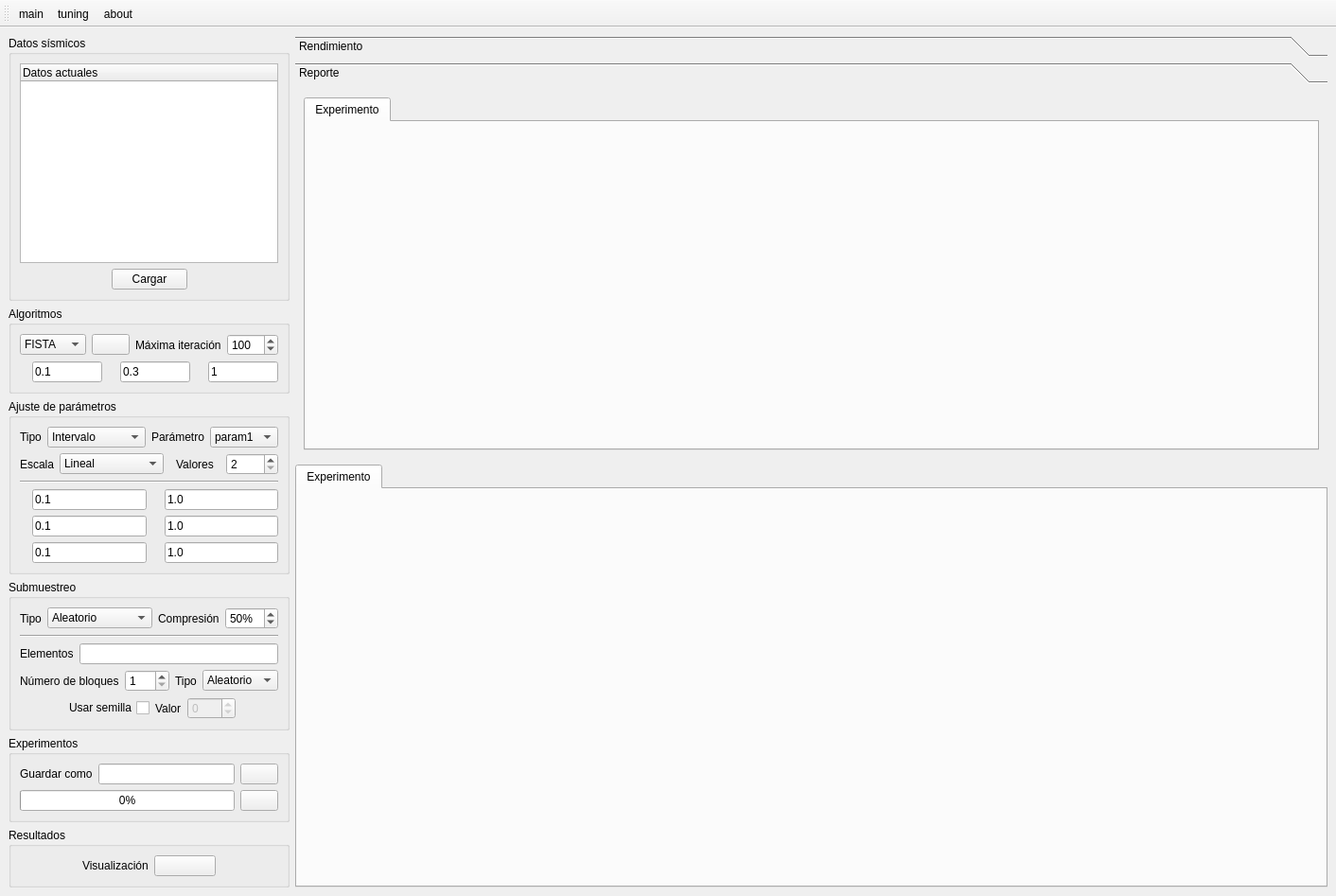
<?xml version="1.0" encoding="UTF-8"?>
<ui version="4.0">
 <class>mainWindow</class>
 <widget class="QMainWindow" name="mainWindow">
  <property name="geometry">
   <rect>
    <x>0</x>
    <y>0</y>
    <width>1412</width>
    <height>947</height>
   </rect>
  </property>
  <property name="windowTitle">
   <string>ReDs</string>
  </property>
  <property name="windowIcon">
   <iconset resource="../assets/assets.qrc">
    <normaloff>:/icons/icons/g868.ico</normaloff>:/icons/icons/g868.ico</iconset>
  </property>
  <widget class="QWidget" name="centralwidget">
   <layout class="QHBoxLayout" name="centralWidgetHLayout" stretch="3,30">
    <item>
     <layout class="QVBoxLayout" name="mainLayout" stretch="0,0,0,0,0,0">
      <item>
       <widget class="QGroupBox" name="inputGroupBox">
        <property name="title">
         <string>Datos sísmicos</string>
        </property>
        <layout class="QVBoxLayout" name="inputGroupBoxVLayout">
         <item>
          <widget class="QTreeWidget" name="dataTreeWidget">
           <column>
            <property name="text">
             <string>Datos actuales</string>
            </property>
           </column>
          </widget>
         </item>
         <item>
          <layout class="QHBoxLayout" name="inputHLayout">
           <item>
            <spacer name="loadHSpacer1">
             <property name="orientation">
              <enum>Qt::Horizontal</enum>
             </property>
             <property name="sizeHint" stdset="0">
              <size>
               <width>13</width>
               <height>20</height>
              </size>
             </property>
            </spacer>
           </item>
           <item>
            <widget class="QPushButton" name="loadPushButton">
             <property name="text">
              <string>Cargar</string>
             </property>
            </widget>
           </item>
           <item>
            <spacer name="loadHSpacer2">
             <property name="orientation">
              <enum>Qt::Horizontal</enum>
             </property>
             <property name="sizeHint" stdset="0">
              <size>
               <width>13</width>
               <height>20</height>
              </size>
             </property>
            </spacer>
           </item>
          </layout>
         </item>
        </layout>
       </widget>
      </item>
      <item>
       <widget class="QGroupBox" name="algorithmGroupBox">
        <property name="title">
         <string>Algoritmos</string>
        </property>
        <layout class="QVBoxLayout" name="algorithmGroupVLayout">
         <item>
          <layout class="QHBoxLayout" name="algorithmHLayout" stretch="5,0,0,0">
           <item>
            <widget class="QComboBox" name="algorithmComboBox">
             <item>
              <property name="text">
               <string>FISTA</string>
              </property>
             </item>
             <item>
              <property name="text">
               <string>GAP</string>
              </property>
             </item>
             <item>
              <property name="text">
               <string>TwIST</string>
              </property>
             </item>
             <item>
              <property name="text">
               <string>ADMM</string>
              </property>
             </item>
            </widget>
           </item>
           <item>
            <widget class="QPushButton" name="algorithmPushButton">
             <property name="enabled">
              <bool>true</bool>
             </property>
             <property name="toolTip">
              <string>Ver ecuación</string>
             </property>
             <property name="autoFillBackground">
              <bool>false</bool>
             </property>
             <property name="text">
              <string/>
             </property>
             <property name="icon">
              <iconset resource="../assets/assets.qrc">
               <normaloff>:/icons/icons/view.png</normaloff>:/icons/icons/view.png</iconset>
             </property>
            </widget>
           </item>
           <item>
            <widget class="QLabel" name="maxiterLabel">
             <property name="text">
              <string>Máxima iteración</string>
             </property>
            </widget>
           </item>
           <item>
            <widget class="QSpinBox" name="maxiterSpinBox">
             <property name="minimum">
              <number>1</number>
             </property>
             <property name="maximum">
              <number>9999</number>
             </property>
             <property name="value">
              <number>100</number>
             </property>
            </widget>
           </item>
          </layout>
         </item>
         <item>
          <layout class="QHBoxLayout" name="paramsHLayout">
           <item>
            <widget class="QLabel" name="param1Label">
             <property name="text">
              <string/>
             </property>
             <property name="textFormat">
              <enum>Qt::AutoText</enum>
             </property>
             <property name="pixmap">
              <pixmap resource="../assets/assets.qrc">:/parameters/parameters/lambda.png</pixmap>
             </property>
             <property name="scaledContents">
              <bool>true</bool>
             </property>
             <property name="wordWrap">
              <bool>false</bool>
             </property>
             <property name="margin">
              <number>0</number>
             </property>
             <property name="indent">
              <number>-1</number>
             </property>
            </widget>
           </item>
           <item>
            <widget class="QLineEdit" name="param1LineEdit">
             <property name="text">
              <string>0.1</string>
             </property>
            </widget>
           </item>
           <item>
            <widget class="QLabel" name="param2Label">
             <property name="enabled">
              <bool>true</bool>
             </property>
             <property name="sizePolicy">
              <sizepolicy hsizetype="Preferred" vsizetype="Preferred">
               <horstretch>0</horstretch>
               <verstretch>0</verstretch>
              </sizepolicy>
             </property>
             <property name="text">
              <string/>
             </property>
             <property name="pixmap">
              <pixmap resource="../assets/assets.qrc">:/parameters/parameters/mu.png</pixmap>
             </property>
             <property name="scaledContents">
              <bool>true</bool>
             </property>
            </widget>
           </item>
           <item>
            <widget class="QLineEdit" name="param2LineEdit">
             <property name="text">
              <string>0.3</string>
             </property>
            </widget>
           </item>
           <item>
            <widget class="QLabel" name="param3Label">
             <property name="text">
              <string/>
             </property>
             <property name="pixmap">
              <pixmap resource="../assets/assets.qrc">:/parameters/parameters/rho.png</pixmap>
             </property>
            </widget>
           </item>
           <item>
            <widget class="QLineEdit" name="param3LineEdit">
             <property name="text">
              <string>1</string>
             </property>
            </widget>
           </item>
          </layout>
         </item>
        </layout>
       </widget>
      </item>
      <item>
       <widget class="QGroupBox" name="tuningGroupBox">
        <property name="title">
         <string>Ajuste de parámetros</string>
        </property>
        <layout class="QVBoxLayout" name="tuningGroupBoxVLayout">
         <item>
          <layout class="QHBoxLayout" name="paramTypeHLayout" stretch="0,4,0,0">
           <item>
            <widget class="QLabel" name="paramTuningLabel">
             <property name="text">
              <string>Tipo</string>
             </property>
            </widget>
           </item>
           <item>
            <widget class="QComboBox" name="paramTuningComboBox">
             <item>
              <property name="text">
               <string>Intervalo</string>
              </property>
             </item>
             <item>
              <property name="text">
               <string>Lista</string>
              </property>
             </item>
            </widget>
           </item>
           <item>
            <widget class="QLabel" name="paramLabel">
             <property name="text">
              <string>Parámetro</string>
             </property>
            </widget>
           </item>
           <item>
            <widget class="QComboBox" name="paramComboBox">
             <property name="currentText">
              <string>param1</string>
             </property>
             <item>
              <property name="text">
               <string>param1</string>
              </property>
             </item>
             <item>
              <property name="text">
               <string>param2</string>
              </property>
             </item>
             <item>
              <property name="text">
               <string>param3</string>
              </property>
             </item>
            </widget>
           </item>
          </layout>
         </item>
         <item>
          <layout class="QHBoxLayout" name="paramValueHLayout" stretch="1,4,2,2">
           <property name="spacing">
            <number>6</number>
           </property>
           <property name="topMargin">
            <number>0</number>
           </property>
           <item>
            <widget class="QLabel" name="scaleLabel">
             <property name="text">
              <string>Escala</string>
             </property>
            </widget>
           </item>
           <item>
            <widget class="QComboBox" name="scaleComboBox">
             <item>
              <property name="text">
               <string>Lineal</string>
              </property>
             </item>
             <item>
              <property name="text">
               <string>Logarítmica</string>
              </property>
             </item>
            </widget>
           </item>
           <item>
            <widget class="QLabel" name="paramValuesLabel">
             <property name="text">
              <string>Valores</string>
             </property>
             <property name="alignment">
              <set>Qt::AlignCenter</set>
             </property>
            </widget>
           </item>
           <item>
            <widget class="QSpinBox" name="paramValuesSpinBox">
             <property name="suffix">
              <string/>
             </property>
             <property name="prefix">
              <string/>
             </property>
             <property name="minimum">
              <number>2</number>
             </property>
             <property name="maximum">
              <number>999</number>
             </property>
            </widget>
           </item>
          </layout>
         </item>
         <item>
          <widget class="Line" name="algorithmHLine">
           <property name="orientation">
            <enum>Qt::Horizontal</enum>
           </property>
          </widget>
         </item>
         <item>
          <layout class="QHBoxLayout" name="param1HLayout">
           <item>
            <widget class="QLabel" name="param1InitLabel">
             <property name="text">
              <string/>
             </property>
             <property name="pixmap">
              <pixmap resource="../assets/assets.qrc">:/parameters/parameters/lambda_init.png</pixmap>
             </property>
            </widget>
           </item>
           <item>
            <widget class="QLineEdit" name="param1InitLineEdit">
             <property name="text">
              <string>0.1</string>
             </property>
            </widget>
           </item>
           <item>
            <widget class="QLabel" name="param1EndLabel">
             <property name="text">
              <string/>
             </property>
             <property name="pixmap">
              <pixmap resource="../assets/assets.qrc">:/parameters/parameters/lambda_end.png</pixmap>
             </property>
            </widget>
           </item>
           <item>
            <widget class="QLineEdit" name="param1EndLineEdit">
             <property name="text">
              <string>1.0</string>
             </property>
            </widget>
           </item>
          </layout>
         </item>
         <item>
          <layout class="QHBoxLayout" name="param2HLayout">
           <item>
            <widget class="QLabel" name="param2InitLabel">
             <property name="text">
              <string/>
             </property>
             <property name="pixmap">
              <pixmap resource="../assets/assets.qrc">:/parameters/parameters/mu_init.png</pixmap>
             </property>
            </widget>
           </item>
           <item>
            <widget class="QLineEdit" name="param2InitLineEdit">
             <property name="text">
              <string>0.1</string>
             </property>
            </widget>
           </item>
           <item>
            <widget class="QLabel" name="param2EndLabel">
             <property name="text">
              <string/>
             </property>
             <property name="pixmap">
              <pixmap resource="../assets/assets.qrc">:/parameters/parameters/mu_end.png</pixmap>
             </property>
            </widget>
           </item>
           <item>
            <widget class="QLineEdit" name="param2EndLineEdit">
             <property name="text">
              <string>1.0</string>
             </property>
            </widget>
           </item>
          </layout>
         </item>
         <item>
          <layout class="QHBoxLayout" name="param3HLayout">
           <item>
            <widget class="QLabel" name="param3InitLabel">
             <property name="text">
              <string/>
             </property>
             <property name="pixmap">
              <pixmap resource="../assets/assets.qrc">:/parameters/parameters/rho_init.png</pixmap>
             </property>
            </widget>
           </item>
           <item>
            <widget class="QLineEdit" name="param3InitLineEdit">
             <property name="text">
              <string>0.1</string>
             </property>
            </widget>
           </item>
           <item>
            <widget class="QLabel" name="param3EndLabel">
             <property name="text">
              <string/>
             </property>
             <property name="pixmap">
              <pixmap resource="../assets/assets.qrc">:/parameters/parameters/rho_end.png</pixmap>
             </property>
            </widget>
           </item>
           <item>
            <widget class="QLineEdit" name="param3EndLineEdit">
             <property name="text">
              <string>1.0</string>
             </property>
            </widget>
           </item>
          </layout>
         </item>
        </layout>
       </widget>
      </item>
      <item>
       <widget class="QGroupBox" name="samplingGroupBox">
        <property name="title">
         <string>Submuestreo</string>
        </property>
        <layout class="QVBoxLayout" name="samplingGroupBoxVLayout">
         <item>
          <layout class="QHBoxLayout" name="samplingHLayout" stretch="0,4,0,2">
           <item>
            <widget class="QLabel" name="samplingTypeLabel">
             <property name="text">
              <string>Tipo</string>
             </property>
            </widget>
           </item>
           <item>
            <widget class="QComboBox" name="samplingTypeComboBox">
             <item>
              <property name="text">
               <string>Aleatorio</string>
              </property>
             </item>
             <item>
              <property name="text">
               <string>Uniforme</string>
              </property>
             </item>
             <item>
              <property name="text">
               <string>Jitter</string>
              </property>
             </item>
             <item>
              <property name="text">
               <string>Lista</string>
              </property>
             </item>
            </widget>
           </item>
           <item>
            <widget class="QLabel" name="compressLabel">
             <property name="text">
              <string>Compresión</string>
             </property>
            </widget>
           </item>
           <item>
            <widget class="QSpinBox" name="compressSpinBox">
             <property name="suffix">
              <string>%</string>
             </property>
             <property name="prefix">
              <string/>
             </property>
             <property name="minimum">
              <number>1</number>
             </property>
             <property name="maximum">
              <number>99</number>
             </property>
             <property name="value">
              <number>50</number>
             </property>
            </widget>
           </item>
          </layout>
         </item>
         <item>
          <widget class="Line" name="samplingHLine">
           <property name="orientation">
            <enum>Qt::Horizontal</enum>
           </property>
          </widget>
         </item>
         <item>
          <layout class="QHBoxLayout" name="elementHLayout">
           <item>
            <widget class="QLabel" name="elementLabel">
             <property name="text">
              <string>Elementos</string>
             </property>
            </widget>
           </item>
           <item>
            <widget class="QLineEdit" name="elementLineEdit"/>
           </item>
          </layout>
         </item>
         <item>
          <layout class="QHBoxLayout" name="jitterHLayout" stretch="0,0,0,1">
           <item>
            <widget class="QLabel" name="jitterBlockLabel">
             <property name="text">
              <string>Número de bloques</string>
             </property>
            </widget>
           </item>
           <item>
            <widget class="QSpinBox" name="jitterBlockSpinBox">
             <property name="suffix">
              <string/>
             </property>
             <property name="prefix">
              <string/>
             </property>
             <property name="minimum">
              <number>1</number>
             </property>
             <property name="maximum">
              <number>999</number>
             </property>
            </widget>
           </item>
           <item>
            <widget class="QLabel" name="jitterTypeLabel">
             <property name="layoutDirection">
              <enum>Qt::LeftToRight</enum>
             </property>
             <property name="text">
              <string>Tipo</string>
             </property>
             <property name="wordWrap">
              <bool>false</bool>
             </property>
            </widget>
           </item>
           <item>
            <widget class="QComboBox" name="jitterComboBox">
             <item>
              <property name="text">
               <string>Aleatorio</string>
              </property>
             </item>
             <item>
              <property name="text">
               <string>Uniforme</string>
              </property>
             </item>
            </widget>
           </item>
          </layout>
         </item>
         <item>
          <layout class="QHBoxLayout" name="sdHLayout">
           <item>
            <spacer name="seedHSpacer1">
             <property name="orientation">
              <enum>Qt::Horizontal</enum>
             </property>
             <property name="sizeHint" stdset="0">
              <size>
               <width>40</width>
               <height>20</height>
              </size>
             </property>
            </spacer>
           </item>
           <item>
            <layout class="QHBoxLayout" name="seedHLayout">
             <item>
              <widget class="QCheckBox" name="seedCheckBox">
               <property name="layoutDirection">
                <enum>Qt::RightToLeft</enum>
               </property>
               <property name="text">
                <string>Usar semilla</string>
               </property>
              </widget>
             </item>
             <item>
              <widget class="QLabel" name="seedLabel">
               <property name="text">
                <string>Valor</string>
               </property>
              </widget>
             </item>
             <item>
              <widget class="QSpinBox" name="seedSpinBox">
               <property name="enabled">
                <bool>false</bool>
               </property>
               <property name="suffix">
                <string/>
               </property>
               <property name="prefix">
                <string/>
               </property>
               <property name="minimum">
                <number>-999</number>
               </property>
               <property name="maximum">
                <number>999</number>
               </property>
              </widget>
             </item>
            </layout>
           </item>
           <item>
            <spacer name="seedHSpacer2">
             <property name="orientation">
              <enum>Qt::Horizontal</enum>
             </property>
             <property name="sizeHint" stdset="0">
              <size>
               <width>40</width>
               <height>20</height>
              </size>
             </property>
            </spacer>
           </item>
          </layout>
         </item>
        </layout>
       </widget>
      </item>
      <item>
       <widget class="QGroupBox" name="runGroupBox">
        <property name="title">
         <string>Experimentos</string>
        </property>
        <layout class="QVBoxLayout" name="runGroupBoxVLayout">
         <item>
          <layout class="QHBoxLayout" name="saveAsHLayout">
           <item>
            <widget class="QLabel" name="saveAsLabel">
             <property name="text">
              <string>Guardar como</string>
             </property>
            </widget>
           </item>
           <item>
            <widget class="QLineEdit" name="saveAsLineEdit"/>
           </item>
           <item>
            <widget class="QPushButton" name="saveAsPushButton">
             <property name="text">
              <string/>
             </property>
             <property name="icon">
              <iconset resource="../assets/assets.qrc">
               <normaloff>:/icons/icons/save.png</normaloff>:/icons/icons/save.png</iconset>
             </property>
            </widget>
           </item>
          </layout>
         </item>
         <item>
          <layout class="QHBoxLayout" name="startHLayout" stretch="0,0">
           <property name="spacing">
            <number>6</number>
           </property>
           <item>
            <widget class="QProgressBar" name="experimentProgressBar">
             <property name="value">
              <number>0</number>
             </property>
            </widget>
           </item>
           <item>
            <widget class="QPushButton" name="startPushButton">
             <property name="text">
              <string/>
             </property>
             <property name="icon">
              <iconset resource="../assets/assets.qrc">
               <normaloff>:/icons/icons/run.png</normaloff>:/icons/icons/run.png</iconset>
             </property>
            </widget>
           </item>
          </layout>
         </item>
        </layout>
       </widget>
      </item>
      <item>
       <widget class="QGroupBox" name="resultGroupBox">
        <property name="title">
         <string>Resultados</string>
        </property>
        <layout class="QVBoxLayout" name="resultGroupBoxHLayout">
         <item>
          <layout class="QHBoxLayout" name="resultHLayout" stretch="1,1,1,1">
           <item>
            <spacer name="resultHSpacer1">
             <property name="orientation">
              <enum>Qt::Horizontal</enum>
             </property>
             <property name="sizeHint" stdset="0">
              <size>
               <width>40</width>
               <height>20</height>
              </size>
             </property>
            </spacer>
           </item>
           <item>
            <widget class="QLabel" name="resultLabel">
             <property name="text">
              <string>Visualización</string>
             </property>
            </widget>
           </item>
           <item>
            <widget class="QPushButton" name="resultPushButton">
             <property name="autoFillBackground">
              <bool>false</bool>
             </property>
             <property name="text">
              <string/>
             </property>
             <property name="icon">
              <iconset resource="../assets/assets.qrc">
               <normaloff>:/icons/icons/report.png</normaloff>:/icons/icons/report.png</iconset>
             </property>
             <property name="autoDefault">
              <bool>false</bool>
             </property>
             <property name="default">
              <bool>false</bool>
             </property>
             <property name="flat">
              <bool>false</bool>
             </property>
            </widget>
           </item>
           <item>
            <spacer name="resultHSpacer2">
             <property name="orientation">
              <enum>Qt::Horizontal</enum>
             </property>
             <property name="sizeHint" stdset="0">
              <size>
               <width>40</width>
               <height>20</height>
              </size>
             </property>
            </spacer>
           </item>
          </layout>
         </item>
        </layout>
       </widget>
      </item>
     </layout>
    </item>
    <item>
     <layout class="QVBoxLayout" name="experimentsVLayout">
      <item>
       <widget class="QToolBox" name="resultsToolBox">
        <property name="currentIndex">
         <number>1</number>
        </property>
        <widget class="QWidget" name="performancePage">
         <property name="geometry">
          <rect>
           <x>0</x>
           <y>0</y>
           <width>1098</width>
           <height>390</height>
          </rect>
         </property>
         <attribute name="label">
          <string>Rendimiento</string>
         </attribute>
         <layout class="QVBoxLayout" name="performancePageVLayout">
          <item>
           <widget class="QTabWidget" name="performanceTabWidget">
            <property name="currentIndex">
             <number>0</number>
            </property>
            <widget class="QWidget" name="expPerformanceTab1">
             <attribute name="title">
              <string>Experimento</string>
             </attribute>
             <layout class="QHBoxLayout" name="expPerformanceTab1HLayout" stretch="9">
              <item>
               <widget class="QWidget" name="graphicPerformanceWidget" native="true">
                <layout class="QVBoxLayout" name="graphicPerformanceWidgetVLayout">
                 <property name="spacing">
                  <number>0</number>
                 </property>
                 <property name="leftMargin">
                  <number>0</number>
                 </property>
                 <property name="topMargin">
                  <number>0</number>
                 </property>
                 <property name="rightMargin">
                  <number>0</number>
                 </property>
                 <property name="bottomMargin">
                  <number>0</number>
                 </property>
                 <item>
                  <layout class="QVBoxLayout" name="graphicPerformanceVLayout">
                   <property name="spacing">
                    <number>0</number>
                   </property>
                  </layout>
                 </item>
                </layout>
               </widget>
              </item>
             </layout>
            </widget>
           </widget>
          </item>
         </layout>
        </widget>
        <widget class="QWidget" name="reportPage">
         <property name="geometry">
          <rect>
           <x>0</x>
           <y>0</y>
           <width>1098</width>
           <height>390</height>
          </rect>
         </property>
         <attribute name="label">
          <string>Reporte</string>
         </attribute>
         <layout class="QVBoxLayout" name="reportPageVLayout">
          <item>
           <widget class="QTabWidget" name="reportTabWidget">
            <property name="currentIndex">
             <number>0</number>
            </property>
            <widget class="QWidget" name="expReportTab1">
             <attribute name="title">
              <string>Experimento</string>
             </attribute>
             <layout class="QVBoxLayout" name="expReportTab1VLayout" stretch="0">
              <item>
               <widget class="QWidget" name="graphicReportWidget" native="true">
                <layout class="QVBoxLayout" name="graphicReportWidgetVLayout">
                 <property name="spacing">
                  <number>0</number>
                 </property>
                 <property name="leftMargin">
                  <number>0</number>
                 </property>
                 <property name="topMargin">
                  <number>0</number>
                 </property>
                 <property name="rightMargin">
                  <number>0</number>
                 </property>
                 <property name="bottomMargin">
                  <number>0</number>
                 </property>
                 <item>
                  <layout class="QVBoxLayout" name="graphicReportVLayout"/>
                 </item>
                </layout>
               </widget>
              </item>
             </layout>
            </widget>
           </widget>
          </item>
         </layout>
        </widget>
       </widget>
      </item>
      <item>
       <widget class="QTabWidget" name="tuningTabWidget">
        <property name="currentIndex">
         <number>0</number>
        </property>
        <widget class="QWidget" name="expTuningReportTab1">
         <attribute name="title">
          <string>Experimento</string>
         </attribute>
         <layout class="QVBoxLayout" name="expTuningReportTab1VLayout" stretch="0">
          <item>
           <widget class="QWidget" name="graphicTuningReportWidget" native="true">
            <layout class="QVBoxLayout" name="graphicTuningReportWidgetVLayout">
             <property name="spacing">
              <number>0</number>
             </property>
             <property name="leftMargin">
              <number>0</number>
             </property>
             <property name="topMargin">
              <number>0</number>
             </property>
             <property name="rightMargin">
              <number>0</number>
             </property>
             <property name="bottomMargin">
              <number>0</number>
             </property>
             <item>
              <layout class="QVBoxLayout" name="graphicTuningReportVLayout"/>
             </item>
            </layout>
           </widget>
          </item>
         </layout>
        </widget>
       </widget>
      </item>
     </layout>
    </item>
   </layout>
  </widget>
  <widget class="QToolBar" name="toolBar">
   <property name="windowTitle">
    <string>toolBar</string>
   </property>
   <attribute name="toolBarArea">
    <enum>TopToolBarArea</enum>
   </attribute>
   <attribute name="toolBarBreak">
    <bool>false</bool>
   </attribute>
   <addaction name="mainAction"/>
   <addaction name="tuningAction"/>
   <addaction name="aboutOfAction"/>
  </widget>
  <action name="aboutOfAction">
   <property name="icon">
    <iconset resource="../assets/assets.qrc">
     <normaloff>:/icons/icons/info.png</normaloff>:/icons/icons/info.png</iconset>
   </property>
   <property name="text">
    <string>about</string>
   </property>
   <property name="toolTip">
    <string>&lt;html&gt;&lt;head/&gt;&lt;body&gt;&lt;p&gt;Acerca de este proyecto&lt;/p&gt;&lt;/body&gt;&lt;/html&gt;</string>
   </property>
  </action>
  <action name="reportAction">
   <property name="icon">
    <iconset resource="../assets/assets.qrc">
     <normaloff>:/icons/icons/report.png</normaloff>:/icons/icons/report.png</iconset>
   </property>
   <property name="text">
    <string>report</string>
   </property>
   <property name="toolTip">
    <string>Visualización de resultados</string>
   </property>
  </action>
  <action name="mainAction">
   <property name="icon">
    <iconset resource="../assets/assets.qrc">
     <normaloff>:/icons/icons/main.png</normaloff>:/icons/icons/main.png</iconset>
   </property>
   <property name="text">
    <string>main</string>
   </property>
   <property name="toolTip">
    <string>Ir al menú principal</string>
   </property>
  </action>
  <action name="tuningAction">
   <property name="icon">
    <iconset resource="../assets/assets.qrc">
     <normaloff>:/icons/icons/tuning.png</normaloff>:/icons/icons/tuning.png</iconset>
   </property>
   <property name="text">
    <string>tuning</string>
   </property>
   <property name="toolTip">
    <string>Ajuste de parámetros</string>
   </property>
  </action>
 </widget>
 <resources>
  <include location="../assets/assets.qrc"/>
 </resources>
 <connections/>
</ui>
